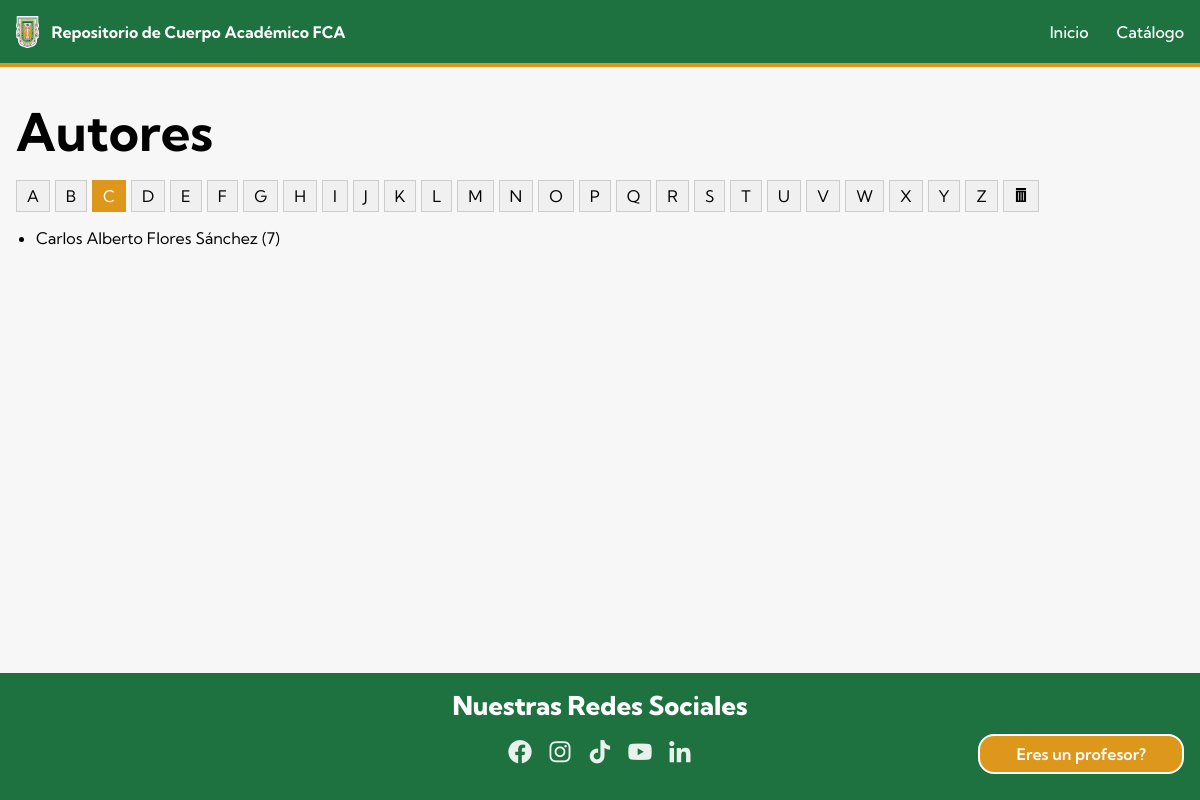
The page /autores/?letter=C on the database its author committed.
### home/models.py (models this page shows)
class Author(models.Model):
    first_name = models.CharField(max_length=124)
    last_name = models.CharField(max_length=124)

### home/views.py (the view)
# urls.py: path('autores/', views.autores, name='autores'),
def autores(request):
    letter = request.GET.get('letter', '')
    authors = Author.objects.filter(first_name__istartswith=letter)
    authors = authors.distinct().annotate(item_count=Count('authoritem__item')).order_by('first_name', 'last_name')
    context = {
        'authors': authors,
        'letter': letter,
    }
    return render(request, 'autores.html', context)

### home/templates/autores.html (shortened to what this page needs)
<!DOCTYPE html>
<html lang="en">
  <head>
    {% load static %}
    <link rel="stylesheet" href="{% static 'css/main.css' %}">
    <link
      href="https://unpkg.com/boxicons@2.1.4/css/boxicons.min.css"
      rel="stylesheet"
    />
  </head>
  <body>
    <header>
      <nav>
        <a href="/" class="nav-left">
          <img class="logo" src="{% static 'images/uabc-logo.png' %}" alt="logo de UABC" />
          <span>Repositorio de Cuerpo Académico FCA</span>
        </a>
        <ul class="menuList">
          <li class="menuList-item">
            <a href="{% url 'Index' %}">Inicio</a>
          </li>
          <li class="menuList-item">
            <a href="{% url 'contenido' %}">Catálogo</a>
          </li>
        </ul>
      </nav>
    </header>
    <main id="authors">
        <h2>Autores</h2>
        <div class="letter-navigation">
            {% for char in "ABCDEFGHIJKLMNOPQRSTUVWXYZ" %}
                <a href="?letter={{ char }}" class="{% if letter == char %}active{% endif %}">{{ char }}</a>
            {% endfor %}
                <a href="?">
                </a>
        </div>
        <div class="author-list">
            {% if authors %}
                <ul>
                    {% for author in authors %}
                        <li>
                            <a class="link" href="/contenido/?author_id={{ author.id }}">{{ author.first_name }} {{ author.last_name }} ({{ author.item_count }})</a>
                        </li>
                    {% endfor %}
                </ul>
            {% else %}
            <div class="notFound">
              <p>No se encontro ningun autor.</p>
            </div>
            {% endif %}
        </div>
    </main>
    <footer>
      <div class="footer-content">
        <div class="top-footer">
          <span>Nuestras Redes Sociales</span>
        </div>
        <nav class="bottom-footer">
          <a target="_blank" href="https://www.facebook.com/fcatijuana/">
            <i class="bx bxl-facebook-circle"></i>
          </a>
          <a
            target="_blank"
            href="https://www.instagram.com/fca.tij.uabc/?igshid=YmMyMTA2M2Y%3D"
          >
            <i class="bx bxl-instagram"></i>
          </a>
          <a
            target="_blank"
            href="https://www.tiktok.com/@fca.tij?_t=8UYWhCdbMPN&_r=1"
          >
            <i class="bx bxl-tiktok"></i>
          </a>
          <a target="_blank" href="https://www.youtube.com/c/FCATijuana">
            <i class="bx bxl-youtube"></i>
          </a>
          <a target="_blank" href="https://www.linkedin.com/in/fcatijuana/">
            <i class="bx bxl-linkedin"></i>
          </a>
        </nav>
        <a class="btn" href="{% url 'agregar' %}">
          <span class="btn-content"></span>
        </a>
      </div>
    </footer>
  </body>
</html>

### home/static/css/main.css (style rules this page uses)
:root { --primary-color: #1d723f; --secondary-color: #dd971a; --border-color: rgba(0, 0, 0, 0.1); --max-width: 1500px; }
* { margin: 0; padding: 0; box-sizing: border-box; font-family: "Kumbh Sans", sans-serif; }
body { background: #f7f7f7; }
a, button { all: unset; cursor: pointer; }
ul li { list-style: none; }
h2 { font-size: 52px; font-weight: 800px; }
.btn { background: var(--secondary-color); color: #fff; padding-inline: 36px; padding-block: 8px; border-radius: 16px; cursor: pointer; font-weight: 600; transition: background 400ms ease; }
header { position: fixed; z-index: 500; width: 100%; background: var(--primary-color); color: #fff; height: 67px; border-bottom: solid 4px var(--secondary-color); }
nav { display: flex; justify-content: space-between; max-width: var(--max-width); margin: 0 auto; padding: 16px; align-items: center; }
.nav-left { display: flex; gap: 12px; align-items: center; z-index: 50; color: #fff !important; }
.nav-left .logo { height: 32px; width: auto; }
.nav-left span { font-weight: 700; }
.menuList { display: flex; gap: 28px; }
.menuList .menuList-item { font-weight: 500; transition: color 300ms ease; }
footer { background-color: var(--primary-color); color: #fff; padding: 16px; }
footer .footer-content { max-width: var(--max-width); position: relative; margin: 0 auto; display: flex; flex-direction: column; align-items: center; }
.top-footer span { font-size: 26px; font-weight: 800; }
.bottom-footer { display: flex; gap: 12px; }
.bottom-footer a i { font-size: 28px; opacity: .9; transition: all 400ms ease; }
#repository, #form, #authors { padding-top: calc(68px + 32px); }
.footer-content .btn { position: absolute; bottom: 10px; right: 0; border: solid 2px #fff; content: "Eres un profesor?"; }
.footer-content .btn .btn-content::before { content: "Eres un profesor?"; }
#authors { max-width: var(--max-width); min-height: calc(100dvh - 127px); padding-inline: 16px; }
.letter-navigation { display: flex; flex-wrap: wrap; row-gap: 4px; margin-block: 16px; }
.letter-navigation a { margin-right: 5px; text-decoration: none; padding: 5px 10px; background-color: #f0f0f0; border: 1px solid #ccc; }
.letter-navigation a.active { background-color: var(--secondary-color); color: #fff; border: 1px solid var(--secondary-color); }
.author-list { padding-inline: 20px; }
.author-list ul { display: grid; grid-template-columns: 1fr 1fr 1fr 1fr; gap: 10px; padding-bottom: 20px; }
.author-list li { margin-bottom: 10px; list-style: disc; }

### rows shown on the page
Author: first_name "Carlos Alberto", last_name "Flores Sánchez", item_count "7"

### other values the page prints
{{ char }} "A" "B" "C" "D" "E" "F" "G" "H" "I" "J" "K" "L" "M" "N" "O" "P" "Q" "R" "S" "T" "U" "V" "W" "X" "Y" "Z"
